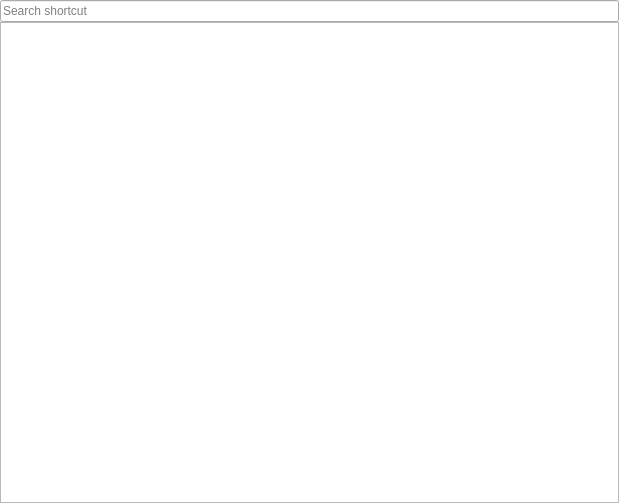
<?xml version="1.0" encoding="UTF-8"?>
<ui version="4.0">
 <class>ShortcutsSettingsWidget</class>
 <widget class="QWidget" name="ShortcutsSettingsWidget">
  <property name="geometry">
   <rect>
    <x>0</x>
    <y>0</y>
    <width>619</width>
    <height>503</height>
   </rect>
  </property>
  <property name="sizePolicy">
   <sizepolicy hsizetype="Ignored" vsizetype="Preferred">
    <horstretch>0</horstretch>
    <verstretch>0</verstretch>
   </sizepolicy>
  </property>
  <property name="windowTitle">
   <string>Shortcuts</string>
  </property>
  <layout class="QVBoxLayout" name="verticalLayout">
   <property name="spacing">
    <number>0</number>
   </property>
   <property name="leftMargin">
    <number>0</number>
   </property>
   <property name="topMargin">
    <number>0</number>
   </property>
   <property name="rightMargin">
    <number>0</number>
   </property>
   <property name="bottomMargin">
    <number>0</number>
   </property>
   <item>
    <widget class="QLineEdit" name="m_shortcuts_search">
     <property name="placeholderText">
      <string>Search shortcut</string>
     </property>
    </widget>
   </item>
   <item>
    <widget class="QTableView" name="m_shortcuts_table">
     <property name="mouseTracking">
      <bool>false</bool>
     </property>
     <property name="contextMenuPolicy">
      <enum>Qt::CustomContextMenu</enum>
     </property>
     <property name="selectionMode">
      <enum>QAbstractItemView::ExtendedSelection</enum>
     </property>
     <property name="selectionBehavior">
      <enum>QAbstractItemView::SelectRows</enum>
     </property>
     <attribute name="horizontalHeaderCascadingSectionResizes">
      <bool>false</bool>
     </attribute>
     <attribute name="horizontalHeaderStretchLastSection">
      <bool>true</bool>
     </attribute>
     <attribute name="verticalHeaderStretchLastSection">
      <bool>false</bool>
     </attribute>
    </widget>
   </item>
  </layout>
 </widget>
 <resources/>
 <connections/>
</ui>
